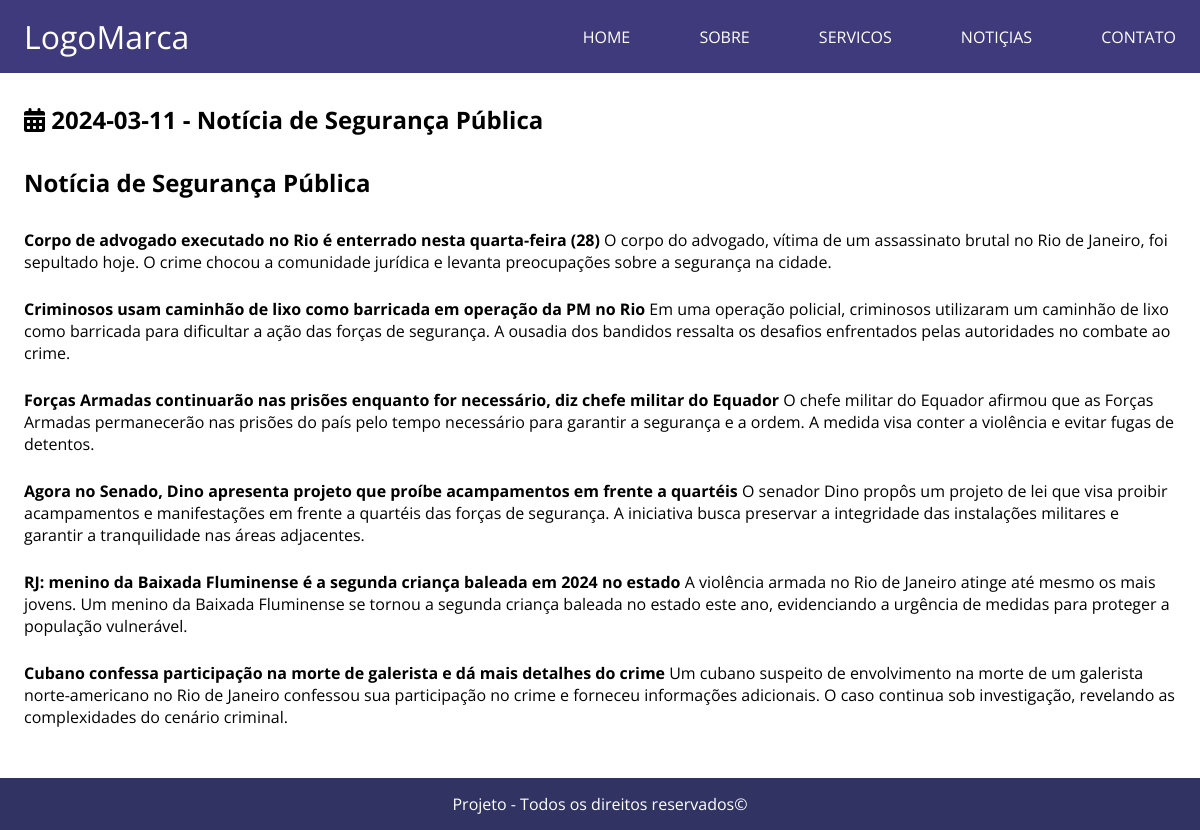
/?pag=newsSingle&categoria_id=16&news=notícia-de-seguranca-publica, run on the app's committed database.
### tables this page shows
CREATE TABLE `tb_site_noticias` (
  `id` int(11) NOT NULL,
  `categoria_id` int(11) NOT NULL,
  `data` date NOT NULL,
  `titulo` varchar(255) NOT NULL,
  `conteudo` text NOT NULL,
  `capa` varchar(255) NOT NULL,
  `slog` varchar(255) NOT NULL,
  `order_id` int(11) NOT NULL
);

### core/controllers/NewsSingleController.php (called while the page is built, shortened)
<?php
    class NewsSingleController{
        public function index(){
            $db   = new Database;
            $news = $_GET["news"];
            $categorie_id = $_GET["categoria_id"];
            $sql = $db->selectOne("SELECT * FROM `tb_site_noticias` WHERE slog = ? AND categoria_id = ?", [$news, $categorie_id]);
            $result = $sql["result"];
            $data = [
                "news" => $result
            ];
            Layout::layout([
                DIR_VIEW_MAIN."templates/header",
                DIR_VIEW_MAIN."templates/mainHeader",
                DIR_VIEW_MAIN."newsSingle",
                DIR_VIEW_MAIN."templates/mainFooter",
                DIR_VIEW_MAIN."templates/footer"
            ], $data);
        }
    }

### core/Router.php (called while the page is built, shortened)
<?php
    class Router{
        private $factory;
        private $arr;
        public function __construct(FactoryInterface $factory){
            $this->factory = $factory;
            $this->arr = [
                "main"  => [$this, "main"],
                "panel" => [$this, "panel"]
            ];
        }
        public function build($path){
            $rout = $this->arr[$path];
            $class = $this->factory->make($rout());
            $class->index();
        }
    }

### public/index.php (called while the page is built, shortened)
<?php
    $factory   = new Factory;
    $router    = new Router($factory);
    $router->build("main");

### core/classes/Database.php (called while the page is built, shortened)
<?php
    class Database{
        private $conect;
        private function on(){
            $this->conect = new PDO(
                "mysql:".
                "host=".MYSQL_SERVER.";".
                "dbname=".MYSQL_DATABASE.";".
                "charset=".MYSQL_CHARSET,
                MYSQL_USER,
                MYSQL_PASS,
                [
                    PDO::ATTR_PERSISTENT         => true,
                    PDO::MYSQL_ATTR_INIT_COMMAND => "SET NAMES utf8"
                ]
            );
            $this->conect->setAttribute(PDO::ATTR_ERRMODE, PDO::ERRMODE_WARNING);
        }
        private function off(){
            $this->conect = null;
        }
        public function selectOne($sql, $param = null){
            $results = [];
            try{
                $exec = $this->conect->prepare($sql);
                (!empty($param)) ? $exec->execute($param) : $exec->execute();
                $results["result"] = $exec->fetch();
                $results["rows"]   = $exec->rowCount();
            }catch(PDOException $e){
                return false;
            }
            return $results;
        }
    }

### core/views/newsSingle.php (the view)
<section class="noticia-single">
    <div class="container">
        <h1><i class="fa fa-calendar"></i> <?= $news["data"] ?> - <?= $news["titulo"] ?></h1>
        <?= $news["conteudo"] ?>
    </div>
</section>

### core/classes/Layout.php (shortened to what this page needs)
<?php
    class Layout{
        public static function layout(array $structs, array $data = null){
            foreach($structs as $struct){
                include("$struct.php");
            }
        }
    }

### public/assets/css/style.css (style rules this page uses)
.container { width: 100%; max-width: 1280px; padding: 0 2%; margin: 0 auto; }
section { margin-bottom:50px; }
section.noticia-single h1 { margin: 30px 0; }
section.noticia-single p { margin: 25px 0 25px 0; }

### data on the page
tb_site_noticias: data "2024-03-11", titulo "Notícia de Segurança Pública", conteudo "Notícia de Segurança Pública Corpo de advogado executado no Rio é enterrado nesta quarta-feira (28) O corpo do advogado, vítima de um assassinato brutal no Rio de Janeiro, foi sepultado hoje. O crime chocou a comunidade jurídica e levanta preocupações sobre a segurança na cidade. Criminosos usam caminhão de lixo como barricada em operação da PM no Rio Em uma operação policial, criminosos utilizaram um caminhão de lixo como barricada para dificultar a ação das forças de segurança. A ousadia dos bandidos ressalta os desafios enfrentados pelas autoridades no combate ao crime. Forças Armadas continuarão nas prisões enquanto for necessário, diz chefe militar do Equador O chefe militar do Equador…"
